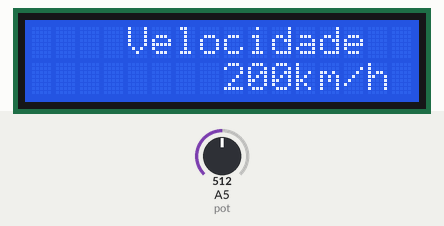
The sketch below on a simulated Arduino Uno, built with avr-gcc and run on an emulated ATmega328P. On the bench: 16×2 character LCD. Inputs (shaded band) come from the test bench; at power-on: A5 (pot) = 512.

Above: at 1.2 s.
1.3 s: A5 (pot) set to 716
At 2.1 s:
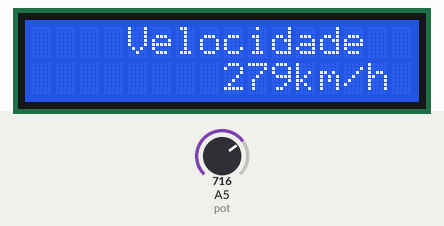
2.8 s: A5 (pot) set to 900
At 3.2 s:
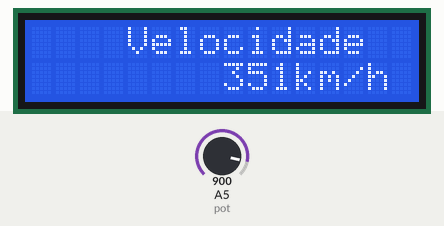
4.3 s: A5 (pot) set to 1023
At 5.6 s:
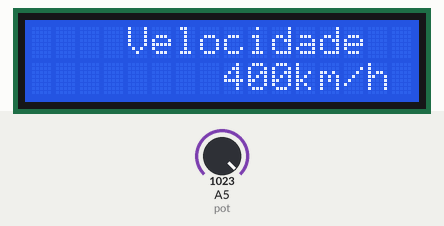
Timing chart, 0 to 7.3 s (numbered marks = the images above; inputs shaded):
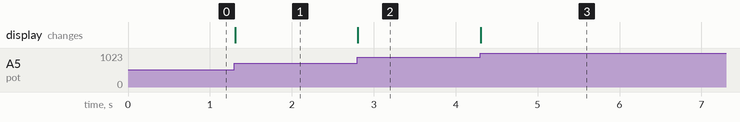

Measured:
- after the input at 1.3 s, the display: changes at once (image 1)
- after the input at 2.8 s, the display: changes at once (image 2)
- after the input at 4.3 s, the display: changes at once (image 3)

The sketch:

vel_painel.ino
```cpp
//Vamos ligar o TX do bluetooth a porta 10 do arduino//
//Vamos ligar o RX do bluetooth a porta 11 do arduino//
//Lembrar que o TX transmite os dados do bluetooth para a placa
//RX recebe os dados que veem do arduino

#include <SoftwareSerial.h> // Biblioteca para se comunicar com o blueotooth

#include <LiquidCrystal.h> // biblioteca do painel

#define pot A5 // porta de entrada do potenciometro

//Comando cria a comunicação com nome bluetooth
//E atribui os pinos 10 e 11 a ela.O primeiro pino se refere ao RX do arduíno
// E o segundo ao TX do arduino
//Para que haja comunicação serial o RX de um tem que está conectado ao TX do outro
//e o TX de um tem que está conectado ao RX do outro.
SoftwareSerial bluetooth(10,11);


// Objeto nomeado lcd para podermos utilizar as funções
LiquidCrystal lcd(7,6,5,4,3,2);

unsigned long int tempoInicial = 0;
unsigned long int tempoAnterior = 0;
unsigned long int intervalo = 1000;
bool verificado = 0; // variável irá verificar se algo foi enviado via bluetooth


char b1; //caractere responsável por armazenar os dados recebidos
String command = "";
String vel;
int leitura;
int conversao;
int anterior = 0;


void setup() {
  Serial.begin(9600);

  bluetooth.begin(9600);

  lcd.begin(16,2); // tamanho do lcd
  lcd.clear();// Utilizado para limpar a tela


}


/*  Temporizador serve para mudar a velocidade mostradano LCD a cada 1 segundo  */
void temporizador()
{
  tempoInicial = millis();

  if (tempoInicial - tempoAnterior >= intervalo)
  {
    tempoAnterior = tempoInicial;
    MudaVelocidade();
  }
}


void MudaVelocidade()
{

  /*  Esse seria o algoritmo responsável por receber dados do arduino e printar no LCD as velocidades do celular  */

  /*  Se eu recebi algo via bluetooth */
  if(bluetooth.available() > 0)
  {

    b1 = bluetooth.read(); /* Ler e armazena o caractere*/
    command += b1;

   /* Caso eu tenha recebido todos os valores */
    if(b1 == '\n')
    {
      if(command.compareTo("Seta Direita") != 0 and command.compareTo("Seta Esquerda") != 0)
      {
          /*  Caso não tenha nada no buffer */
          /*  Não limparemos  */
          /*  Se tiver algo, devemos limpar a tela e imprimir a nova imagem */
          if(command != NULL)
          {
             lcd.clear();
          }
          /*  Setamos a posição para printar a proxima string */
          lcd.setCursor(4,0);
          lcd.print("Velocidade");
          /*  Setamos a posição para printar a proxima string */
          lcd.setCursor(8,1);
          lcd.print(command);
          lcd.setCursor(11,1);
          lcd.print("km/h");
      }

    }

  }


}

void loop() {

  temporizador();


  leitura = analogRead(pot);              /*  Realizando a leitura do potenciômetro */
  conversao = map(leitura,0,1023,0,400);  /*  Convertendo os valores de entrada do analógico que são de 0 a 1023 para 0 até 400 */

  if(conversao != anterior) /*  Toda vez que eu mudar de velocidade, limpe a tela e troque a velocidade anterior  */
  {
    lcd.clear();
    anterior = conversao;
  }

  lcd.setCursor(4,0);
  lcd.print("Velocidade");
  /*  Setamos a posição para printar a proxima string */
  lcd.setCursor(8,1);
  lcd.print(anterior);
  lcd.setCursor(11,1);
  lcd.print("km/h");


}
```
